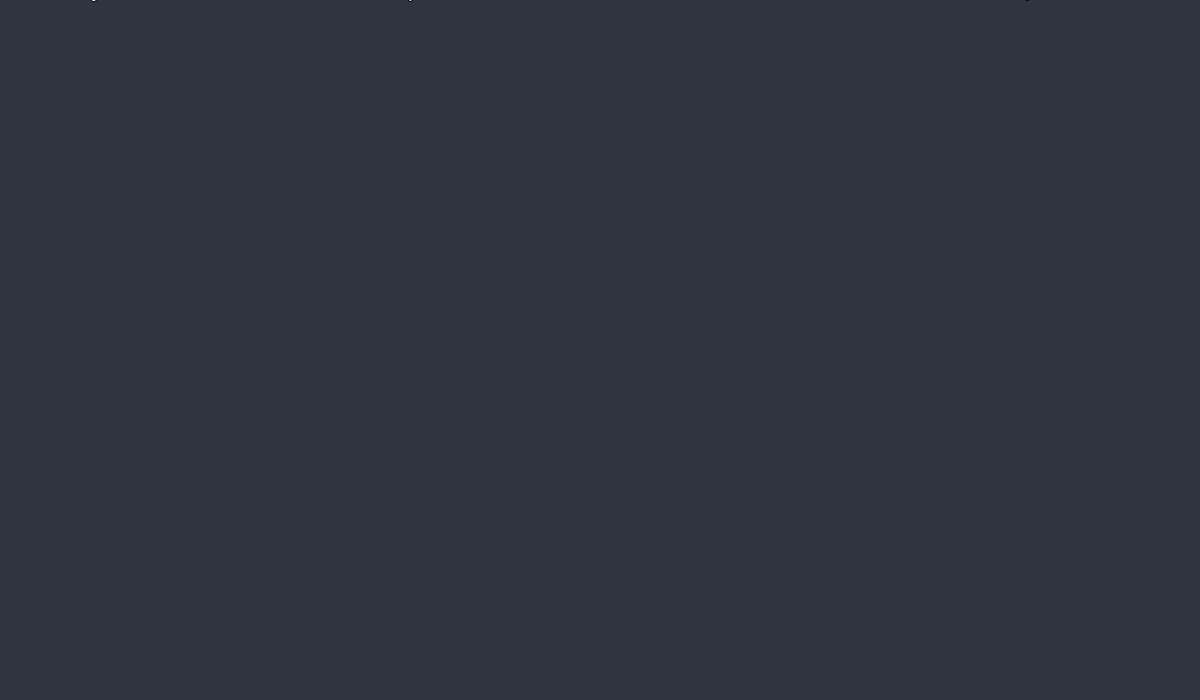
Frame 1 (no input)
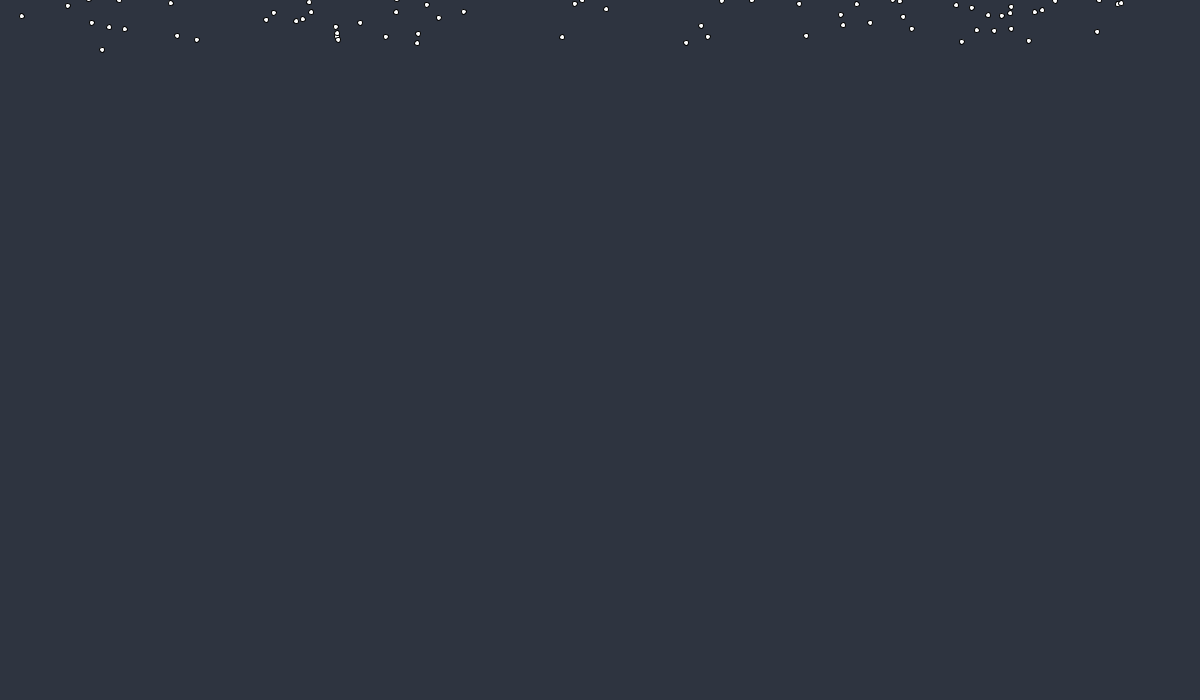
Frame 60 (the mouse pressed at the canvas centre just before this capture)
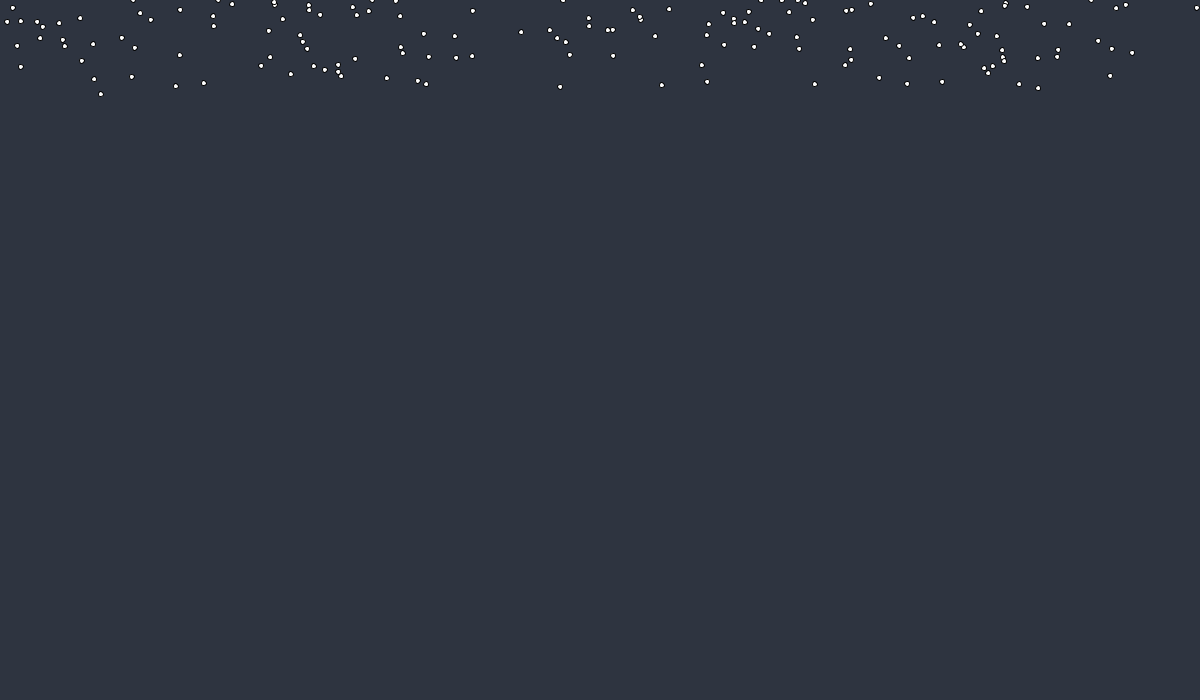
Frame 120 (the mouse held since frame 60 and released just before this capture)

The Processing sketch that drew these frames (run headless with seeded random() and noise(); from frame 60 on, the mouse is pressed at the canvas centre):

// Processing sketch: December8
// ── December8.pde
ArrayList<PVector> flakes;

void setup() {
    size(1200,700);
    background(46,52,64);
    flakes = new ArrayList<PVector>();
    for (int i = 0; i < 1000; i++) {
        flakes.add(new PVector(random(width), random(-600,0)));
    }
}

void draw() {
    background(46,52,64);
    for (PVector flake: flakes) {
        if (flake.y <= height) {
            ellipse(flake.x, flake.y, 5, 5);
            flake.x += random(-2,2);
            flake.y += random(-0.5,2);
        }
    }
}
